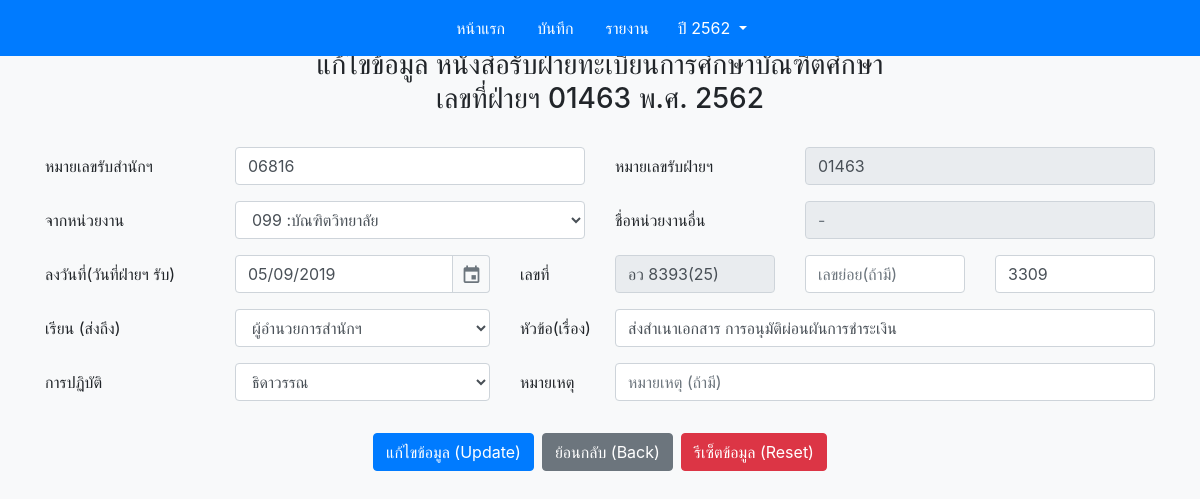
/modify.php?gra_num=01463&year_show=2562, run on the app's committed database.
### tables this page shows
CREATE TABLE `doc` (
  `reg_num` smallint(5) UNSIGNED ZEROFILL NOT NULL DEFAULT '00000',
  `gra_num` smallint(5) UNSIGNED ZEROFILL NOT NULL,
  `date` date NOT NULL,
  `fac_id` smallint(3) NOT NULL DEFAULT '0',
  `from_sub_num` varchar(15) NOT NULL,
  `from_run_num` varchar(15) DEFAULT NULL,
  `dear_to_id` tinyint(1) NOT NULL DEFAULT '0',
  `title` varchar(250) NOT NULL,
  `staff_id` tinyint(1) NOT NULL,
  `status` bit(1) DEFAULT b'1' COMMENT '0 = คืน',
  `year_show` smallint(4) NOT NULL DEFAULT '0'
);

CREATE TABLE `fac` (
  `fac_id` smallint(3) UNSIGNED ZEROFILL NOT NULL,
  `fac_name` varchar(70) NOT NULL,
  `fac_name_eng` varchar(255) DEFAULT '',
  `fac_doc_code` varchar(15) NOT NULL DEFAULT ''
);

CREATE TABLE `dear_to` (
  `dear_to_id` tinyint(1) NOT NULL DEFAULT '0',
  `dear_to_title` varchar(60) DEFAULT NULL
);

### inputform.php (the view, shortened to what this page needs)
<form class="needs-validation" novalidate style="margin:auto" action="<?=$action?>" method="POST">
    <div class="form-group row">
      <label for="reg_num" class="col-md-2 col-form-label">หมายเลขรับสำนักฯ</label>
      <div class="col-md-4">
        <input maxlength="5" name="reg_num" class="form-control" type="text" placeholder="เลขรับสำนัก" value="<?=sprintf("%05s",$past_reg_num)?>"  required  autofocus value="value text" onfocus="var temp_value=this.value; this.value=''; this.value=temp_value">
      </div>
      <label for="gra_num" class="col-md-2 col-form-label">หมายเลขรับฝ่ายฯ</label>
      <div class="col-md-4">
        <input maxlength="5"  name ="gra_num" class="form-control" type="text" placeholder="เลขรับห้อง" value="<?=sprintf("%05s",$past_gra_num)?>" readonly required>
      </div>
    </div>
    <div class="form-group row">
      <label for="fac" class="col-2 col-form-label">จากหน่วยงาน</label>
      <div class="col-4">
        <select class="form-control" id="fac" name="fac_id" onchange="ChangeOthersFacInput()">
        <?php while($row_assoc = $query_fac -> fetch_assoc()){?>
          <option id="fac_id" value="<?=$row_assoc['fac_id']?>"
              <?php if($row_assoc['fac_id']==$past_fac_id){?> selected <?php }?>>
                <?=$row_assoc['fac_id'].' :'.$row_assoc['fac_name']?>
          </option> <?php }?>
      </select>
      </div>
      <label for="others_fac" class="col-md-2 col-form-label">ชื่อหน่วยงานอื่น</label>
      <div id ="others_fac_type" class="col-md-4">
        <input name ="others_fac" id ="others_fac" class="form-control" type="text" placeholder="-"  value="<?=$others_fac_name?>"  <?php if($past_fac_id!='999'){ ?> readonly <?php } ?>>
      </div>
    </div>
    <div class="form-group row">
      <label for="datepicker" class="col-md-2 col-form-label">ลงวันที่(วันที่ฝ่ายฯ รับ)</label>
      <div class="col-md-3">
        <input  maxlength="10" name="datepicker" class="form-control" id="datepicker" required>
      </div>
      <label for="fac_code" class="col-sm-1 col-form-label">เลขที่</label>
      <div id="fac_code_show" class="col-sm-2">
        <input name="fac_code" id="fac_code" class="form-control" type="text" placeholder="เลขหน่วยงาน" value="<?="อว ".$past_fac_doc_code?>" <?php if($past_fac_id!='999'){ ?> readonly <?php } ?> required>
      </div>
      <div class="col-sm-2">
        <input id="from_sub_num" name="from_sub_num" class="form-control" type="text" placeholder="เลขย่อย(ถ้ามี)" value="<?=$from_sub_num?>">
      </div>
      <div class="col-sm-2">
        <input id="from_run_num" name="from_run_num" class="form-control" type="text" placeholder="/ เลขเอกสาร" value="<?=$from_run_num?>" required>
      </div>
    </div>
    <div class="form-group row">
    <label for="dear_to" class="col-md-2 col-form-label">เรียน (ส่งถึง)</label>
      <div class="col-md-3">
        <select class="form-control" id="dear_to" name="dear_to">
        <?php while($row_dear_to = $query_dear_to -> fetch_assoc()){?>
        <option value="<?=$row_dear_to['dear_to_id']?>" <?php if($row_dear_to['dear_to_id']==$dear_to){?> selected <?php }?>><?=$row_dear_to['dear_to_title']?></option>
        <?php }?>
        </select>
      </div>
      <label for="title" class="col-md-1 col-form-label">หัวข้อ(เรื่อง)</label>
      <div class="col-md-6">
        <input name="title" id="title" class="form-control" type="text" placeholder="กรอกเรื่อง.." value="<?=$title?>" required>
      </div>
    </div>
    <div class="form-group row">
      <label for="staff_id" class="col-md-2 col-form-label">การปฏิบัติ</label>
      <div class="col-md-3">
        <select class="form-control" id="staff_id" name="staff_id">
        <?php while($row_staff = $query_staff->fetch_assoc()){?>
        <option id="staff" value="<?=$row_staff['staff_id']?>" <?php if($row_staff['staff_id']==$past_staff_id){?> selected <?php }?>><?=$row_staff['staff_name']?></option>
        <?php }?>
        </select>
      </div>
      <label for="tips-othersfac" class="col-md-1 col-form-label">หมายเหตุ</label>
      <div class="col-md-6">
        <input name="tips" id="tips" class="form-control" type="text" value="<?=$tips?>" placeholder="หมายเหตุ (ถ้ามี)">
      </div>
    </div>

### modify.php (shortened to what this page needs)
<!DOCTYPE html>
<?php
require_once("config.inc");
$year_show = !empty($_GET["year_show"]) ? $_GET["year_show"] : date("Y")+543;
$gra_num = !empty($_GET["gra_num"]) ? $_GET["gra_num"] : date("Y")+543;
$referer = !empty($_SERVER['HTTP_REFERER'])?$_SERVER['HTTP_REFERER']:'';
$prev_page = (strstr($referer,"edit"))?"edit":"index";
$lastdoc_sql = "SELECT * FROM doc LEFT JOIN fac ON doc.fac_id = fac.fac_id
                        LEFT JOIN others_fac ON (doc.gra_num = others_fac.gra_num AND doc.year_show = others_fac.year_show)
                        LEFT JOIN staff ON doc.staff_id = staff.staff_id
                        LEFT JOIN dear_to ON doc.dear_to_id = dear_to.dear_to_id
                        LEFT JOIN tips ON (doc.gra_num = tips.gra_num AND doc.year_show = tips.year_show)
                        WHERE doc.year_show ='$year_show' AND doc.gra_num ='$gra_num'
                        LIMIT 1";
$fac_sql = "SELECT fac_id,fac_name FROM fac ORDER BY fac_id";
$dear_to_sql = "SELECT * FROM dear_to";
$staff_sql = "SELECT * FROM staff";
$query_lastdoc = $mysqli -> query($lastdoc_sql);
$query_fac = $mysqli -> query($fac_sql);
$query_dear_to = $mysqli -> query($dear_to_sql);
$query_staff = $mysqli -> query($staff_sql);
$row =$query_lastdoc -> fetch_array();
$past_reg_num = $row[0];
$past_gra_num = $row[1];
$past_fac_id = $row[11];
$past_staff_id = $row[19];
$past_fac_doc_code= ($row[14]=='')?$row[18]:$row[14];
$title = $row[7];
$from_sub_num = $row[4];
$from_run_num = $row[5];
$dear_to = $row[6];
$tips = $row[25];
$others_fac_name = $row[17];
?>
<html>
<head>
<link rel="stylesheet" href="bootstrap/css/bootstrap.min.css">
<link href="gijgo/gijgo.min.css" rel="stylesheet" type="text/css" />
</head>
<header>
  <?php include "header.php"?>
</header>
<body class="bg-light mt-5">
    <div class="container-fluid">
      <div class="text-center">
      <h3 class='mx-auto mt-5'>แก้ไขข้อมูล หนังสือรับฝ่ายทะเบียนการศึกษาบัณฑิตศึกษา<br>เลขที่ฝ่ายฯ <?=$past_gra_num?>  พ.ศ. <?=$year_show?></h3>
      </div>
      <br>
    <div class="container">
        <?php $action="update.php";
            include "inputform.php";
        ?>
    <div class="form-group row">
      <div class="col-lg-12 mt-3 d-flex justify-content-center">
        <button type="submit" class="btn btn-primary mr-2 ">แก้ไขข้อมูล (Update)</button>
        <button type="button" role='button' class="btn btn-secondary mr-2 " onClick="window.location.href='<?=$prev_page.'.php'?>'" >ย้อนกลับ (Back)</button>
        <button type="button" class="btn btn-danger" onclick="window.location.reload()">รีเซ็ตข้อมูล (Reset)</button>
      </div>
    </div>
    </form>
  </div>
    </div>
  </body>
</html>

### header.php (shortened to what this page needs)
<div class="container-fluid">
  <div class="position-fixed fixed-top">
    <nav class="navbar navbar-primary bg-primary justify-content-center">
      <ul class="nav">
        <li class="nav-item">
          <a class="nav-link text-white" href="index.php?get_year_show=<?=$year_show?>">หน้าแรก</a>
        </li>
        <li class="nav-item">
          <a class="nav-link text-white" href="edit.php?get_year_show=<?=$year_show?>">บันทึก</a>
        </li>
        <li class="nav-item">
          <a class="nav-link text-white" href="report.php?get_year_show=<?=$year_show?>">รายงาน</a>
        </li>
        <div class="btn-group">
          <button type="button" class="btn btn-primary dropdown-toggle" data-toggle="dropdown" aria-haspopup="true" aria-expanded="false">
            ปี <?=$year_show?>
          </button>
        </div>
      </ul>
    </nav>
</div>

### data on the page
doc: gra_num "01463", reg_num "06816", fac_code "อว 8393(25)", from_run_num "3309", dear_to "ผู้อำนวยการสำนักฯ", title "ส่งสำเนาเอกสาร การอนุมัติผ่อนผันการชำระเงิน"

### other printed values
$year_show "2562"
form field fac_id "099 :บัณฑิตวิทยาลัย"
form field staff_id "ธิดาวรรณ"
